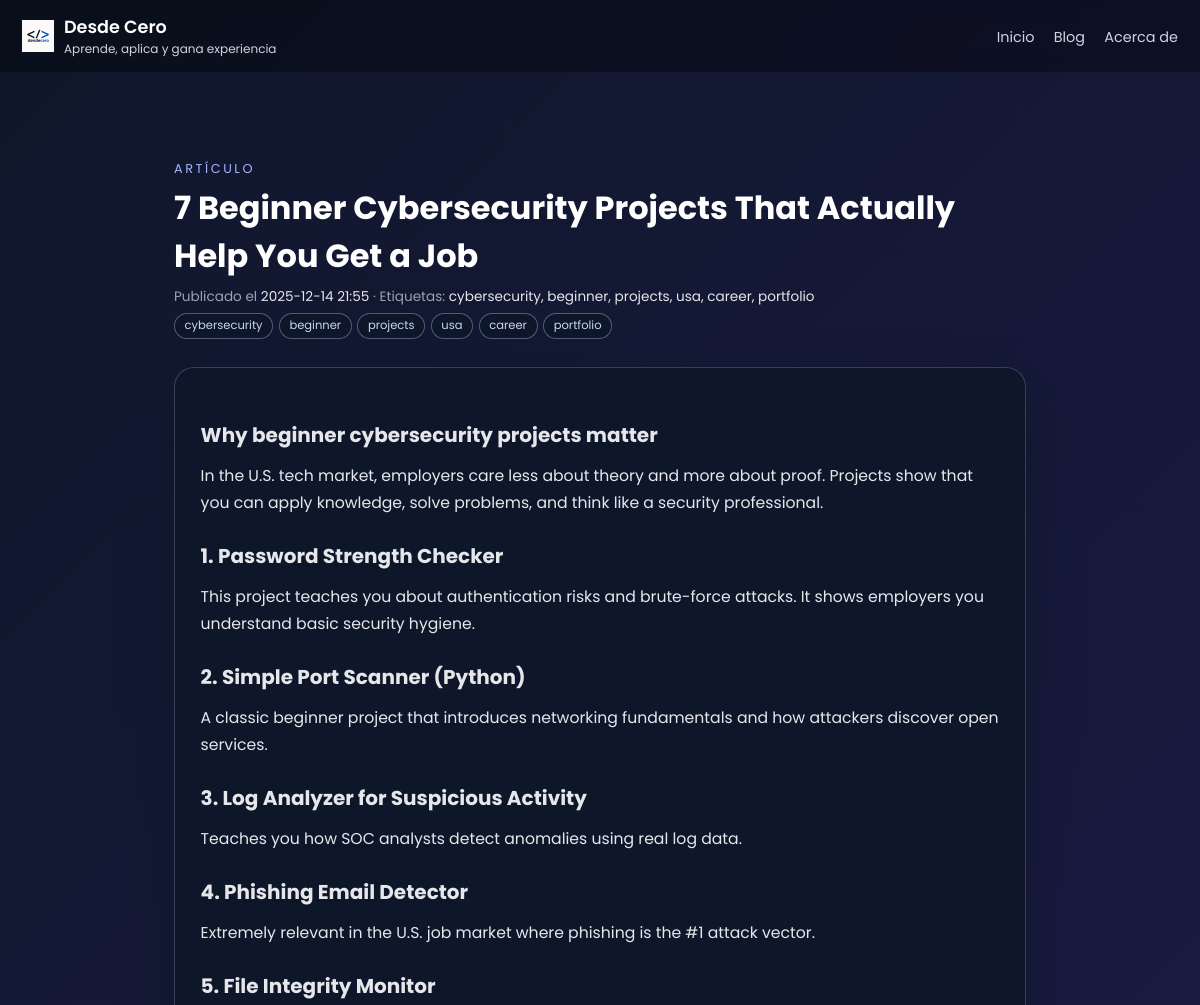
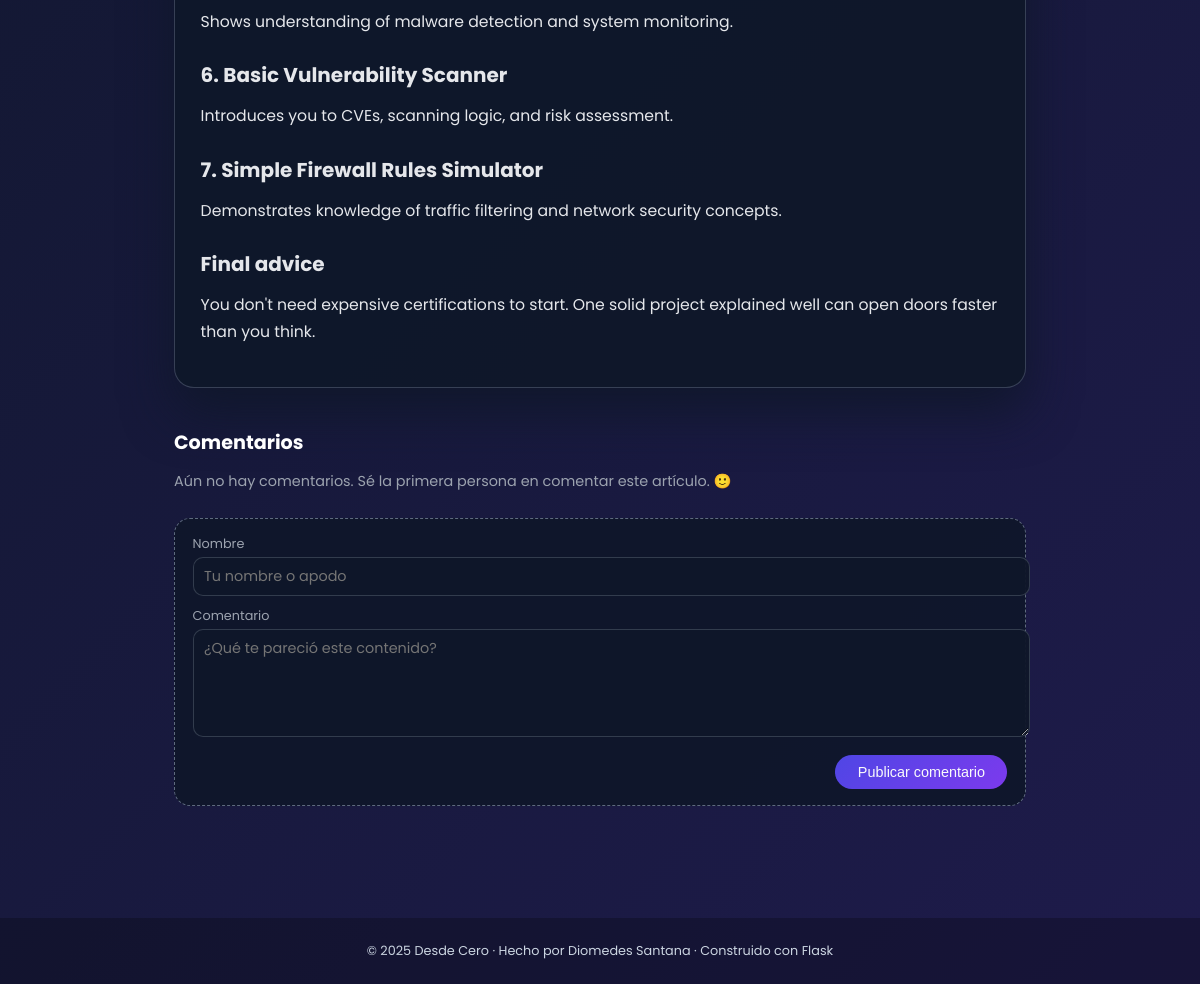
Page /post/beginner-cybersecurity-projects-usa-2025 on the committed database (2 pictures, top to bottom).
### tables this page shows
CREATE TABLE posts (
            id      INTEGER PRIMARY KEY AUTOINCREMENT,
            title   TEXT NOT NULL,
            slug    TEXT NOT NULL UNIQUE,
            date    TEXT NOT NULL,      -- formato ISO 'YYYY-MM-DD HH:MM:SS'
            tags    TEXT,
            excerpt TEXT,
            content TEXT NOT NULL
        , content_html TEXT);

### main.py (the view)
@app.route("/post/<slug>", methods=["GET", "POST"])
def post_detail(slug):
    post = get_post_by_slug(slug)
    if not post:
        abort(404)
    if request.method == "POST":
        author = request.form.get("author", "").strip()
        text = request.form.get("text", "").strip()
        if author and text:
            add_comment(post["id"], author, text)
            return redirect(url_for("post_detail", slug=slug))
    comments = get_comments(post["id"])
    return render_template("post_detail.html", post=post, comments=comments)

### main.py (called while the page is built)
def get_conn():
    conn = sqlite3.connect(DB_PATH)
    conn.row_factory = sqlite3.Row  # permite acceder por nombre de columna
    return conn

def get_post_by_slug(slug: str):
    conn = get_conn()
    cur = conn.cursor()
    cur.execute("SELECT * FROM posts WHERE slug = ?", (slug,))
    row = cur.fetchone()
    conn.close()
    return row

def get_comments(post_id: int):
    conn = get_conn()
    cur = conn.cursor()
    cur.execute(
        "SELECT * FROM comments WHERE post_id = ? ORDER BY created_at DESC",
        (post_id,),
    )
    rows = cur.fetchall()
    conn.close()
    return rows

@app.template_filter("fecha")
def formato_fecha(value):
    try:
        if isinstance(value, str):
            dt = datetime.strptime(value, "%Y-%m-%d %H:%M:%S")
        else:
            dt = value
        return dt.strftime("%d/%m/%Y %H:%M")
    except Exception:
        return value

@app.context_processor
def inject_globals():
    now = datetime.utcnow()
    return {
        "now": now,
        "current_year": now.year,
        "site_name": "Desde Cero",
    }

### templates/post_detail.html (shortened to what this page needs)
{% extends "base.html" %}
{% block content %}
<div class="post-wrapper">
  <header class="post-header">
    <div class="post-kicker">ARTÍCULO</div>
    <h1 class="post-title">{{ post['title'] }}</h1>
    <div class="post-meta">
      Publicado el <span>{{ post['date']|fecha }}</span>
      {% if post['tags'] %}
        · Etiquetas: <span>{{ post['tags'] }}</span>
      {% endif %}
    </div>
    {% if post['tags'] %}
      <div class="post-tags">
        {% for tag in post['tags'].split(',') %}
          <span class="post-tag-pill">{{ tag.strip() }}</span>
        {% endfor %}
      </div>
    {% endif %}
  </header>
  <article class="post-body">
    {{ post['content']|safe }}
  </article>
  <section class="comments-section">
    <h2>Comentarios</h2>
    {% if comments %}
      {% for c in comments %}
        <div class="comment">
          <div class="comment-header">
            <span class="comment-author">{{ c["author"] }}</span>
            <span>{{ c["created_at"] }}</span>
          </div>
          <div class="comment-content">
            {{ c["text"] }}
          </div>
        </div>
      {% endfor %}
    {% else %}
      <p style="color:#9ca3af; font-size:0.9rem;">
        Aún no hay comentarios. Sé la primera persona en comentar este artículo. 🙂
      </p>
    {% endif %}
    <div class="comment-form">
      <form method="post">
        <div>
          <label for="author">Nombre</label>
          <input type="text" id="author" name="author" class="form-input" placeholder="Tu nombre o apodo">
        </div>
        <div>
          <label for="text">Comentario</label>
          <textarea id="text" name="text" class="form-textarea" placeholder="¿Qué te pareció este contenido?"></textarea>
        </div>
        <div class="form-footer">
          <button type="submit" class="btn-comment">Publicar comentario</button>
        </div>
      </form>
    </div>
  </section>
</div>
{% endblock %}

### templates/base.html (style rules this page uses)
body { margin: 0; font-family: "Poppins", sans-serif; background: linear-gradient(135deg, #0f172a, #1e1b4b); color: white; }

### templates/post_detail.html (style rules this page uses)
.post-wrapper { max-width: 900px; margin: 0 auto; padding: 3rem 1.5rem 4rem; }
.post-header { margin-bottom: 1.8rem; }
.post-kicker { font-size: 0.8rem; letter-spacing: 0.2em; text-transform: uppercase; color: #a5b4fc; margin-bottom: 0.4rem; }
.post-title { font-size: 2rem; margin: 0 0 0.4rem; }
.post-meta { font-size: 0.85rem; color: #9ca3af; }
.post-meta span { color: #e5e7eb; }
.post-tags { margin-top: 0.4rem; display: flex; flex-wrap: wrap; gap: 0.35rem; }
.post-tag-pill { font-size: 0.72rem; padding: 0.2rem 0.6rem; border-radius: 999px; border: 1px solid rgba(148, 163, 184, 0.5); color: #cbd5f5; background: rgba(15, 23, 42, 0.9); }
.post-body { background: rgba(15, 23, 42, 0.96); border-radius: 20px; border: 1px solid rgba(148, 163, 184, 0.3); padding: 1.7rem 1.6rem; box-shadow: 0 24px 50px rgba(15, 23, 42, 0.9); font-size: 0.98rem; line-height: 1.7; color: #e5e7eb; }
.post-body p { margin-top: 0; margin-bottom: 0.9rem; }
.post-body h2 { margin-top: 1.4rem; margin-bottom: 0.7rem; font-size: 1.25rem; }
.comments-section { margin-top: 2.5rem; }
.comments-section h2 { font-size: 1.2rem; margin-bottom: 0.9rem; }
.comment-form { margin-top: 1.6rem; border-radius: 16px; padding: 1rem 1.1rem; background: rgba(15, 23, 42, 0.9); border: 1px dashed rgba(148, 163, 184, 0.6); }
.comment-form label { font-size: 0.8rem; color: #9ca3af; display: block; margin-bottom: 0.25rem; }
.form-input, .form-textarea { width: 100%; border-radius: 10px; border: 1px solid rgba(55, 65, 81, 0.9); padding: 0.5rem 0.65rem; background: rgba(15, 23, 42, 0.95); color: #e5e7eb; font-family: inherit; font-size: 0.9rem; margin-bottom: 0.7rem; }
.form-textarea { min-height: 90px; resize: vertical; }
.form-footer { display: flex; justify-content: flex-end; }
.btn-comment { border-radius: 999px; padding: 0.55rem 1.4rem; border: none; background: linear-gradient(135deg, #4f46e5, #7c3aed); color: #f9fafb; font-size: 0.9rem; cursor: pointer; font-weight: 500; }

### rows in the picture
posts: title "7 Beginner Cybersecurity Projects That Actually Help You Get a Job", date|fecha "2025-12-14 21:55", tags "cybersecurity, beginner, projects, usa, career, portfolio", content "Why beginner cybersecurity projects matter In the U.S. tech market, employers care less about theory and more about proof. Projects show that you can apply knowledge, solve problems, and think like a security professional. 1. Password Strength Checker This project teaches you about authentication risks and brute-force attacks. It shows employers you understand basic security hygiene. 2. Simple Port Scanner (Python) A classic beginner project that introduces networking fundamentals and how attackers discover open services. 3. Log Analyzer for Suspicious Activity Teaches you how SOC analysts detect anomalies using real log data. 4. Phishing Email Detector Extremely relevant in the U.S. job…"

### other values in the picture
{{ tag.strip() }} "cybersecurity" "beginner" "projects" "usa" "career" "portfolio"
